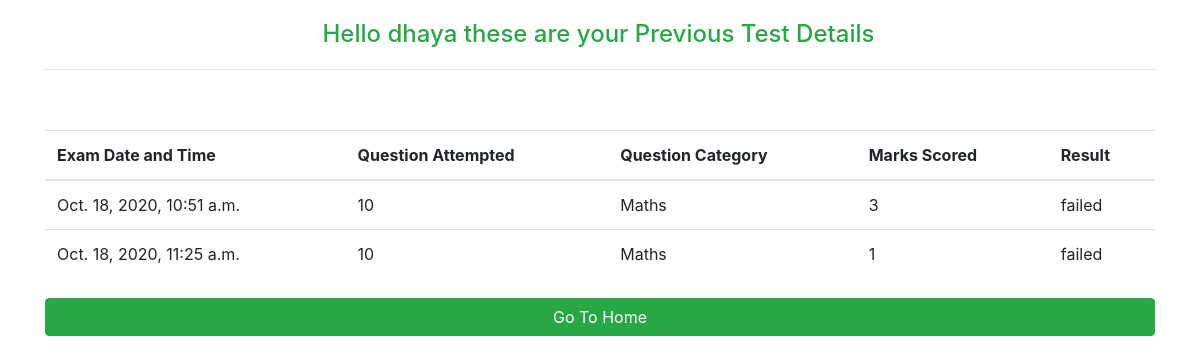
/see_records (signed in), run on the app's committed database.
### school_quiz/models.py (models this page shows)
class UserData(models.Model):
    user_name = models.ForeignKey(User,on_delete=models.CASCADE)
    questions_answered = models.IntegerField()
    correctly_answered = models.IntegerField()
    wrongly_answered = models.IntegerField()
    quiz_date_time = models.DateTimeField(auto_now_add=True)
    correct_answer = models.CharField(max_length=100000000,default=None,null=True,blank=True)
    question = models.CharField(max_length=100000000,default=None,null=True,blank=True)
    quiz_cat = models.CharField(max_length=100000000,default=None,null=True,blank=True)
    ques_count = models.IntegerField(null=True,blank=True)

### school_quiz/views.py (the view)
# urls.py: path('see_records',views.see_records,name='see_records'),
def see_records(request):
    obj = UserData.objects.filter(user_name=request.user)
    return render(request,'show_records.html',{'obj':obj})

### templates/show_records.html (shortened to what this page needs)
{% load static %}
<!DOCTYPE html>
<html lang="en" dir="ltr">
<head>
    <link rel="stylesheet" href="https://cdn.jsdelivr.net/npm/bootstrap@4.5.3/dist/css/bootstrap.min.css"
>
    <link rel="stylesheet" href="{% static 'css/login.css' %}">
</head>
<body>
<div class="container">
    <h4 class="text-success gotocenter ">Hello {{ user }} these are your Previous Test Details</h4>
<hr>
    <div class="gotobottom">
    <table class="table">
  <thead class="thead-success">
    <tr>
      <th scope="col">Exam Date and Time</th>
      <th scope="col">Question Attempted</th>
        <th scope="col">Question Category</th>
      <th scope="col">Marks Scored</th>
        <th scope="col">Result</th>
    </tr>
  </thead>
  <tbody>
      {% for i in obj %}
          {% if i.questions_answered > 0  %}
            <tr>
      <td>{{ i.quiz_date_time }}</td>
      <td>{{ i.questions_answered }}</td>
            <td>{{ i.quiz_cat }}</td>
      <td>{{i.correctly_answered}}</td>
                {% if i.correctly_answered > 5 %}
                    <td>Passed</td>
            {% else %}
                    <td>failed</td>
            {% endif %}
    </tr>
          {% endif %}
        {% endfor %}
  </tbody>
</table>
    </div>
 <form action="gotohome">
         <input type="submit" class="btn btn-block btn-success gotocenter" value="Go To Home">
    </form>
</div>
</body>
</html>

### static/css/login.css (style rules this page uses)
.gotocenter { width: 50%; margin: 20px auto; }
.gotobottom { margin-top: 60px ; }

### data on the page
UserData: quiz_date_time "Oct. 18, 2020, 10:51 a.m.", questions_answered "10", quiz_cat "Maths", correctly_answered "3", shows "failed"
UserData: quiz_date_time "Oct. 18, 2020, 11:25 a.m.", questions_answered "10", quiz_cat "Maths", correctly_answered "1", shows "failed"

### other printed values
{{ user }} "dhaya"
